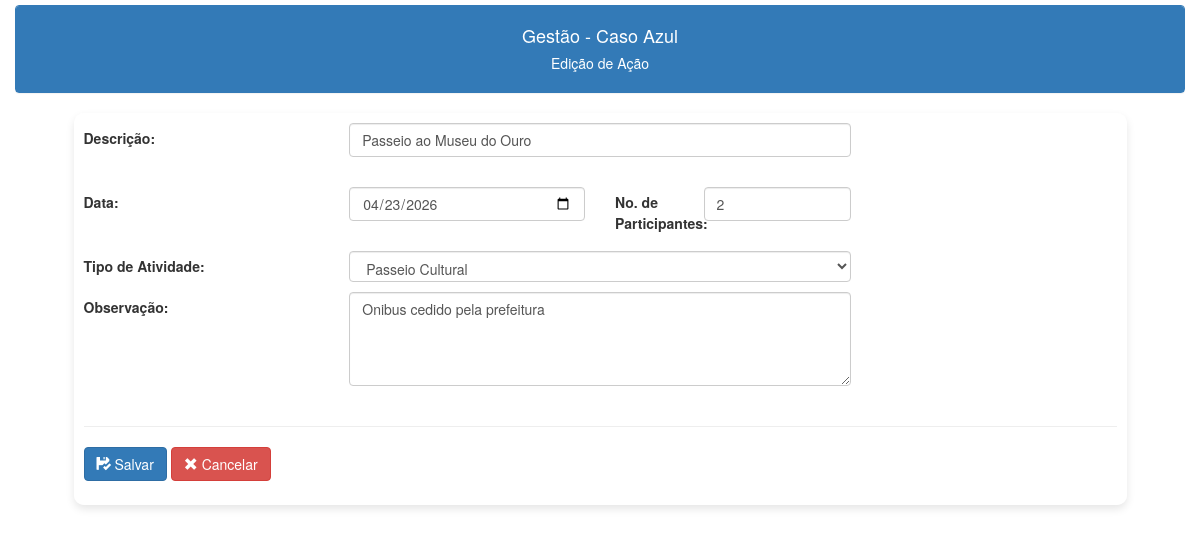
Page /acoes/acoes_editar.php?id=1 on the committed database.
### tables this page shows
CREATE TABLE IF NOT EXISTS `acoes` (
  `id` int NOT NULL AUTO_INCREMENT,
  `data` date NOT NULL,
  `descricao` varchar(200) DEFAULT NULL,
  `id_tipo_atividade` int DEFAULT NULL,
  `participantes` int DEFAULT NULL,
  `observacao` blob,
  PRIMARY KEY (`id`),
  KEY `FK_acoes_atividades` (`id_tipo_atividade`),
  CONSTRAINT `FK_acoes_atividades` FOREIGN KEY (`id_tipo_atividade`) REFERENCES `atividades` (`id`)
);

### acoes/acoes_editar.php (the view, shortened to what this page needs)
<?php
include("../conexao.php");
include("../links.php");
?>
<!DOCTYPE html>
<html lang="en">
<head>
    <link rel="stylesheet" href="/casaazul/css/basico.css">
</head>
<body>
    <div class="container-fluid">
        <div style="padding-top:5px;">
            <div class="panel panel-primary class">
                <div class="panel-heading text-center">
                    <h4>Gestão - Caso Azul</h4>
                    <h5>Edição de Ação<h5>
                </div>
            </div>
        </div>
        <div class="container content-box">
            <form action="" method="post">
                <?php
                if (isset($_GET['id'])) {
                    $id = $_GET['id'];
                    $c_sql = "SELECT * FROM acoes WHERE id = $id";
                    $result = $conection->query($c_sql);
                    if ($result->num_rows > 0) {
                        $c_linha = $result->fetch_assoc();
                        echo "
                            <div class='row mb-3'>
                                <label for='descricao' class='col-sm-3 col-form-label'>Descrição:</label><br>
                                <div class='col-sm-6'>
                                    <input type='text' id='descricao' class='form-control' name='descricao' value='$c_linha[descricao]' required><br>
                                </div>
                            </div>
                            <div class='row mb-3'>
                                <label for='data' class='col-sm-3 col-form-label'>Data:</label><br>
                                <div class='col-sm-3'>
                                    <input type='date' id='data' name='data' class='form-control' value='" . date("Y-m-d", strtotime($c_linha['data'])) . "' required><br>
                                </div>
                                <label for='participantes' class='col-sm-1 col-form-label'> No. de Participantes:</label><br>
                                <div class='col-sm-2'>
                                    <input type='number' id='participantes' class='form-control' name='participantes' min='0' value='$c_linha[participantes]'><br>
                                </div>
                            </div>
                            <div class='row mb-3'>
                                <label for='tipo' class='col-sm-3 col-form-label'>Tipo de Atividade:</label><br>
                                <div class='col-sm-6'>
                                    <select id='tipo' class='form-control form-control-lg' name='tipo'>
                                        <option value=''>Selecione o Tipo de Atividade</option>";
                        $c_sql_tipo = "SELECT ID, DESCRICAO FROM atividades ORDER BY DESCRICAO";
                        $result_tipo = $conection->query($c_sql_tipo);
                        while ($c_linha_tipo = $result_tipo->fetch_assoc()) {
                            $selected = ($c_linha['id_tipo_atividade'] == $c_linha_tipo['ID']) ? 'selected' : '';
                            echo "<option value='$c_linha_tipo[ID]' $selected>$c_linha_tipo[DESCRICAO]</option>";
                        }
                        echo "</select>
                                </div>
                            </div>
                            <div class='row mb-3'>
                                <label for='observacao' class='col-sm-3 col-form-label'>Observação:</label><br>
                                <div class='col-sm-6'>
                                    <textarea id='observacao' class='form-control' name='observacao' rows='4' cols='50'>$c_linha[observacao]</textarea><br>
                                </div>
                            </div>
                            ";
                    }
                }
                ?>
                <hr>
                <div class="row mb-3">
                    <div class="col-sm-6">
                        <button type="submit" class="btn btn-primary"><span class='glyphicon glyphicon-floppy-saved'></span> Salvar</button>
                        <a class='btn btn-danger' href='/casaazul/acoes/acoes_lista.php'><span class='glyphicon glyphicon-remove'></span> Cancelar</a>
                    </div>
                </div>

### css/basico.css (style rules this page uses)
.content-box { background-color: rgba(255, 255, 255, 0.9); padding: 10px; margin: 10px auto; width: 90%; max-width: 1400px; border-radius: 10px; box-shadow: 0 4px 8px rgba(0, 0, 0, 0.1); }

### rows in the picture
acoes: descricao "Passeio ao Museu do Ouro", data "04/23/2026", participantes "2", observacao "Onibus cedido pela prefeitura"

### other values in the picture
form field tipo "Passeio Cultural"
